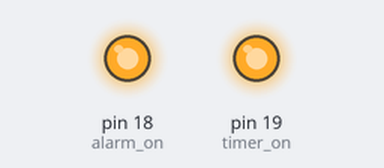
Recording of a sketch running on a simulated Arduino Uno, built with avr-gcc and run on an emulated ATmega328P. Parts: output pins drawn as LEDs (lit = HIGH).

Above: at 1.5 s.
At 4.5 s:
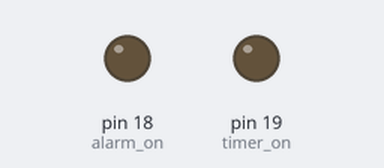
Timing chart, 0 to 7.8 s (numbered marks = the images above):
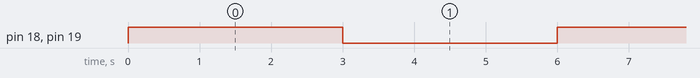

Measured:
- by itself, pin 18 (alarm_on), pin 19 (timer_on): alternates HIGH for 3.0 s and LOW for 3.0 s

The sketch:

led_blink.ino
```cpp
#define alarm_on 18
#define timer_on 19

void setup() {
  pinMode(alarm_on, OUTPUT);
  pinMode(timer_on, OUTPUT);
}

void loop() {
  digitalWrite(alarm_on, HIGH);
  digitalWrite(timer_on, HIGH);
  delay(3000);
  digitalWrite(alarm_on, LOW);
  digitalWrite(timer_on, LOW);
  delay(3000);
}
```
